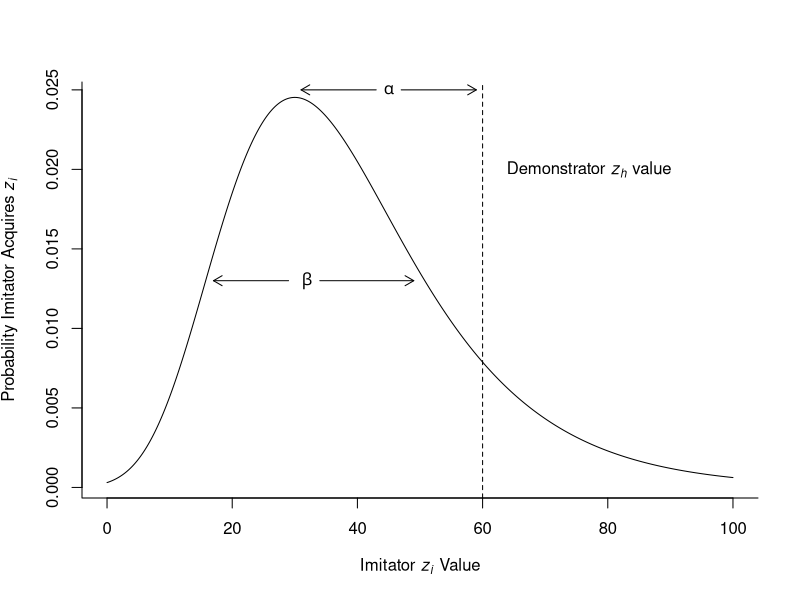
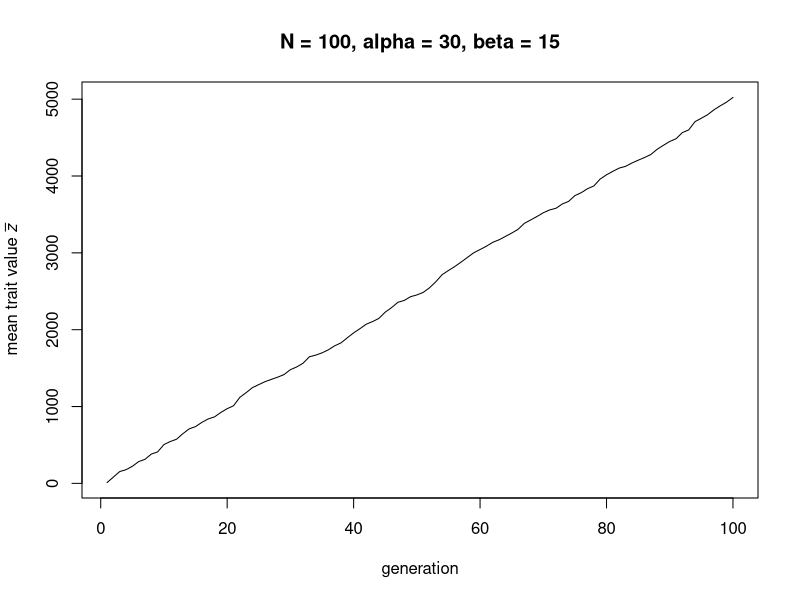
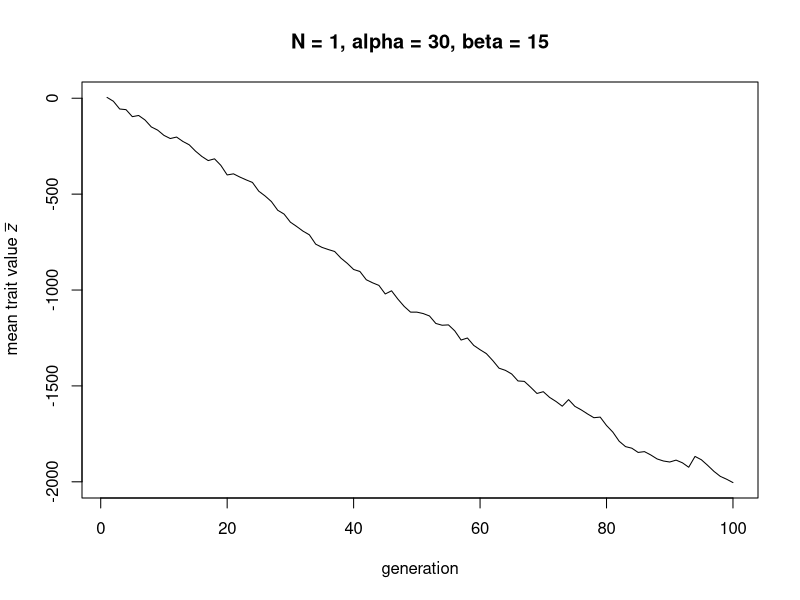

R code for these plots, in order: (Note: a time limit stopped this script after it produced the figures.)
## ---- chunk 1

# probability density of the gumbel, for values x
# a is the mode, beta is the dispersion
# defaults to standard gumbel with a=0 and beta=1
dgumbel <- function(x, a = 0, beta = 1) {
  b <- (x - a)/beta
  (1/beta)*exp(-(b+exp(-b)))
}

# n random draws from a gumbel distribution with mode a and dispersion beta
# defaults to standard gumbel with a=0 and beta=1
rgumbel <- function(n, a = 0, beta = 1) {
  a + beta * (-log(-log(runif(n))))
}

## ---- chunk 2

x <- seq(0,100,0.1)  # x-axis values
a <- 30  # mode
beta <- 15  # dispersion

# plot gumbel distribution for the parameters defined above
plot(x, dgumbel(x, a, beta), type = 'l', ylab = expression("Probability Imitator Acquires "*italic("z"[i])), xlab = expression("Imitator "*italic("z"[i])*" Value"), bty='l')

# add a vertical dotted line for the demonstrator with z_h
alpha <- 30
abline(v = a + alpha, lty=2)
text(a + alpha + 17, 0.02, labels = expression("Demonstrator "*italic("z"[h])*" value"))

# add beta label and arrows
text(a+2, 0.013, labels = expression(beta))
arrows(a+4, 0.013, a+19, 0.013, length=0.1)
arrows(a-1, 0.013, a-13, 0.013, length=0.1)

# add alpha label and arrows
text(a+alpha/2, 0.025, labels = expression(alpha))
arrows(a+2+alpha/2, 0.025, a+14+alpha/2, 0.025, length=0.1)
arrows(a-2+alpha/2, 0.025, a-14+alpha/2, 0.025, length=0.1)

## ---- chunk 3

DemographyModel <- function(N, alpha, beta, t_max) {
  
  rgumbel <- function(n, a = 0, beta = 1) {
    a + beta * (-log(-log(runif(n))))
  }

  output <- data.frame(z_bar = rep(NA, t_max)) # create output dataframe to hold mean trait value for each generation
  
  agent <- data.frame(trait = rgumbel(N, beta = beta))  # create first generation, N random draws from a gumbel with mode a=0 and dispersion beta
  
  # store first generation trait mean
  output$z_bar[1] <- sum(agent$trait) / N
  
  for (t in 2:t_max) {
    
    z_h <- max(agent$trait)  # get highest skill from current generation
    
    agent$trait <- rgumbel(N, a = z_h - alpha, beta = beta)  # draw new values
    
    output$z_bar[t] <- sum(agent$trait) / N  # store new mean trait value
    
  }
  
  plot(x = 1:nrow(output), y = output$z_bar, type = 'l', ylab = expression("mean trait value "*italic(bar("z"))), xlab = "generation", main = paste("N = ", N, ", alpha = ", alpha, ", beta = ", beta, sep = ""))
  
  output
}

## ---- chunk 4

output <- DemographyModel(N = 100, alpha = 30, beta = 15, t_max = 100)

## ---- chunk 5

output <- DemographyModel(N = 1, alpha = 30, beta = 15, t_max = 100)

## ---- chunk 6

DemographyModel2 <- function(N_max, alpha, beta, t_max) {
  
  rgumbel <- function(n, a = 0, beta = 1) {
    a + beta * (-log(-log(runif(n))))
  }

  output <- rep(0, N_max) # create output dataframe to hold change in mean trait value for each N 

  for (N in 1:N_max) {
  
    agent <- rgumbel(N, beta = beta)  # create first generation, n random draws from a gumbel with mode a=0 and dispersion beta
  
    for (t in 1:t_max) {
    
      z_bar <- sum(agent) / N  # current mean z
    
      z_h <- max(agent)  # get highest skill from current generation
    
      agent <- rgumbel(N, a = z_h - alpha, beta = beta)  # draw new values
    
      output[N] <- output[N] + sum(agent) / N - z_bar  # add new delta_z_bar to total delta_z_bar for this n
    
    }
  
    output[N] <- output[N] / t_max  # divide total delta_z_bar by t_max to get mean
  
  }
  
output
  
}

## ---- chunk 7

output1 <- DemographyModel2(N_max = 5000, alpha = 7, beta = 1, t_max = 100)

## ---- chunk 8

plot(1:length(output1), output1, type = 'l', ylab = expression("change in "*italic(bar("z"))), xlab = "N")
abline(h = 0, lty = 2)

## ---- chunk 9

output2 <- DemographyModel2(N_max = 5000, alpha = 9, beta = 1, t_max = 100)

plot(1:length(output1), output1, type = 'l', ylab = expression("change in "*italic(bar("z"))), xlab = "N", col = "orange")
lines(output2, col = "blue")
abline(h = 0, lty = 2)
text(1300, 2, labels = expression("Simpler skill, "*alpha*"/"*beta*"=7"), col = "orange")
text(3000, -1.7, labels = expression("Complex skill, "*alpha*"/"*beta*"=9"), col = "blue")

## ---- chunk 10

N_max <- 5000
delta_z <- rep(NA,N_max)

alpha <- 7
beta <- 1

for (N in 1:N_max) {
  
  delta_z[N] <- -alpha + beta * (-digamma(1) + log(N))
  
}

plot(1:length(delta_z), delta_z, type = 'l', ylab = expression("change in "*italic(bar("z"))), xlab = "N", col = "orange")
abline(h = 0, lty = 2)

alpha <- 9
beta <- 1

for (N in 1:N_max) {
  
  delta_z[N] <- -alpha + beta * (-digamma(1) + log(N))
  
}

lines(delta_z, col = "blue")

text(1300, 1.7, labels = expression("Simpler skill, "*alpha*"/"*beta*"=7"), col = "orange")
text(3000, -1.5, labels = expression("Complex skill, "*alpha*"/"*beta*"=9"), col = "blue")
